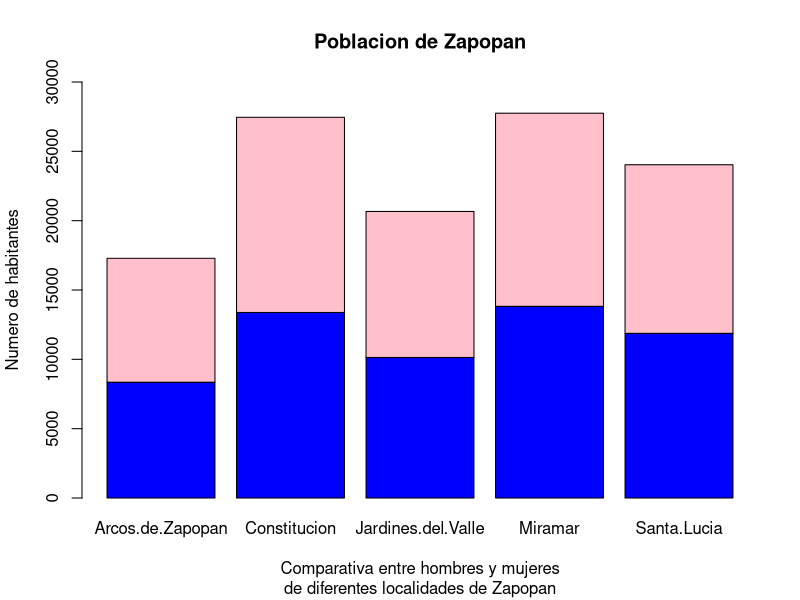

This figure's R source:
# Hacemos un data frame con los datos
localidades_zapopan = data.frame(
  "Arcos de Zapopan" = c(8354, 8931),
  "Constitucion" = c(13381, 14074),
  "Jardines del Valle" = c(10136, 10528),
  "Miramar" = c(13825, 13924),
  "Santa Lucia" = c(11877, 12158)
)
par(mfrow=c(1,1))
# Dibujamos la tabla
barplot(as.matrix(localidades_zapopan),
                    main = "Poblacion de Zapopan",
                    xlab = "Comparativa entre hombres y mujeres",
                    ylab = "Numero de habitantes",
                    ylim = c(0,30000),
                    sub = "de diferentes localidades de Zapopan",
                    col = c("blue", "pink"),
                    legend.text = TRUE)